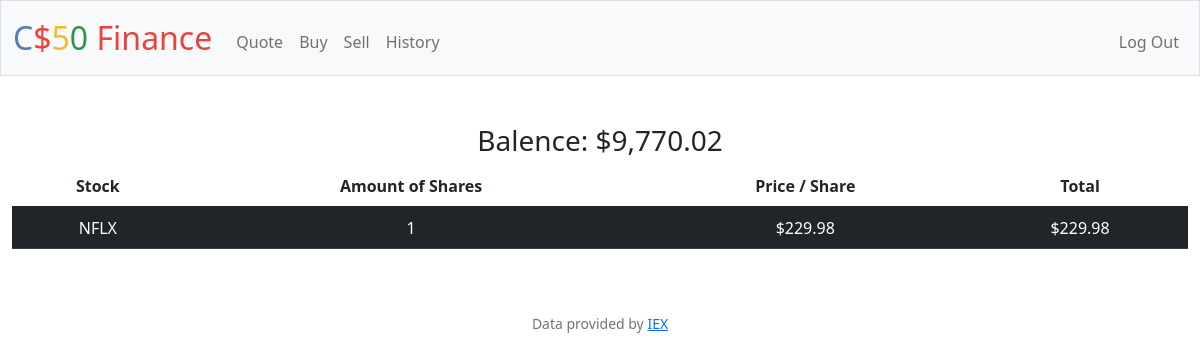
Page / (signed in) on the earlier database version.
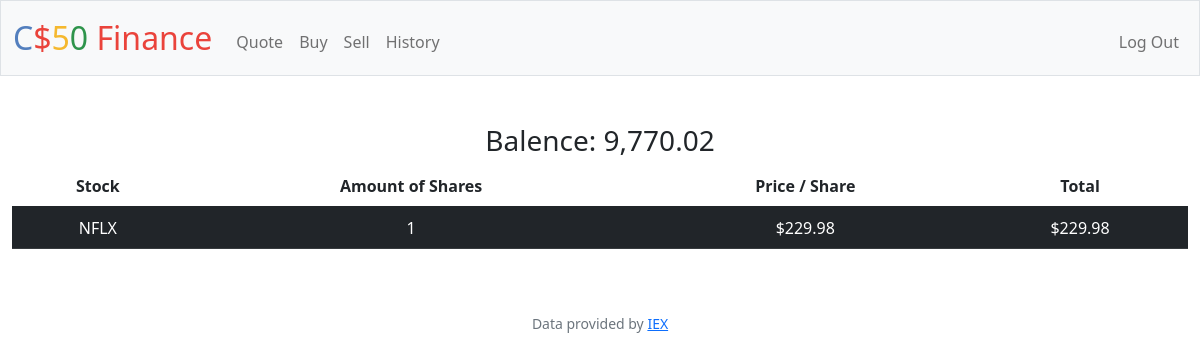
Same page on the later database version.
### tables this page shows
CREATE TABLE 'users' (id INTEGER PRIMARY KEY AUTOINCREMENT NOT NULL, username TEXT NOT NULL, hash TEXT NOT NULL,'cash' NUMERIC NOT NULL DEFAULT 10000.00);

CREATE TABLE 'Purchases' ('symbol' TEXT, 'shares' INTEGER, 'price' REAL, 'date' DATETIME, 'id'  INTEGER PRIMARY KEY  , 'user_id' INTEGER, 'type' TEXT);

### app.py (the view)
@app.route("/")
@login_required
def index():
    user_id = session["user_id"]
    purchases_db = db.execute("SELECT symbol, SUM(SHARES) AS shares, price FROM purchases WHERE user_id = ? AND shares >= 1 AND type = 'BUY' GROUP BY symbol", user_id)
    total = db.execute("SELECT SUM(price) AS total FROM purchases WHERE user_id = ?", user_id)
    total = total[0]['total']
    cash_db = db.execute("SELECT cash FROM users WHERE id = ?", user_id)
    cash = cash_db[0]["cash"]
    return render_template("index.html", database=purchases_db, cash=cash, total=total)

### app.py (called while the page is built)
@app.after_request
def after_request(response):
    response.headers["Cache-Control"] = "no-cache, no-store, must-revalidate"
    response.headers["Expires"] = 0
    response.headers["Pragma"] = "no-cache"
    return response

### helpers.py (called while the page is built)
def login_required(f):
    @wraps(f)
    def decorated_function(*args, **kwargs):
        if session.get("user_id") is None:
            return redirect("/login")
        return f(*args, **kwargs)
    return decorated_function

### templates/index.html (shortened to what this page needs)
{% extends "layout.html" %}
{% block main %}
<h3>Balence: {{ cash }} </h3>
<div class="section" >
 <table class="table table-striped-columns">
    <thead>
        <tr>
            <th scope="col">Stock</th>
            <th cope="col">Amount of Shares</th>
            <th scope="col">Price / Share</th>
            <th scope="col">Total</th>
        </tr>
    </thead>
    <tbody>
        {% for row in database %}
        <tr class="table-dark">
            <td class="table-dark"> {{ row["symbol"] }} </td>
            <td class="table-dark"> {{ row["shares"] }} </td>
            <td class="table-dark"> {{ row["price"] }} </td>
            <td class="table-dark"> {{ row["shares"] * row["price"] }} </td>
          </tr>
        {% endfor %}
    </tbody>
    </table>
 </div>
{% endblock %}

### templates/layout.html (shortened to what this page needs)
<!DOCTYPE html>
<html lang="en">
    <head>
        <link href="https://cdn.jsdelivr.net/npm/bootstrap@5.1.3/dist/css/bootstrap.min.css" rel="stylesheet">
        <link href="/static/styles.css" rel="stylesheet">
    </head>
    <body>
        <nav class="bg-light border navbar navbar-expand-md navbar-light">
            <div class="container-fluid">
                <a class="navbar-brand" href="/"><span class="blue">C</span><span class="red">$</span><span class="yellow">5</span><span class="green">0</span> <span class="red">Finance</span></a>
                <div class="collapse navbar-collapse" id="navbar">
                    {% if session["user_id"] %}
                        <ul class="navbar-nav me-auto mt-2">
                            <li class="nav-item"><a class="nav-link" href="/quote">Quote</a></li>
                            <li class="nav-item"><a class="nav-link" href="/buy">Buy</a></li>
                            <li class="nav-item"><a class="nav-link" href="/sell">Sell</a></li>
                            <li class="nav-item"><a class="nav-link" href="/history">History</a></li>
                        </ul>
                        <ul class="navbar-nav ms-auto mt-2">
                            <li class="nav-item"><a class="nav-link" href="/logout">Log Out</a></li>
                        </ul>
                    {% else %}
                        <ul class="navbar-nav ms-auto mt-2">
                            <li class="nav-item"><a class="nav-link" href="/register">Register</a></li>
                            <li class="nav-item"><a class="nav-link" href="/login">Log In</a></li>
                        </ul>
                    {% endif %}
                </div>
            </div>
        </nav>
        <main class="container-fluid py-5 text-center">
            {% block main %}{% endblock %}
        </main>
        <footer class="mb-5 small text-center text-muted">
            Data provided by <a href="https://iexcloud.io/">IEX</a>
        </footer>
    </body>
</html>

### static/styles.css (style rules this page uses)
nav .navbar-brand { font-size: xx-large; }
nav .navbar-brand .blue { color: #537fbe; }
nav .navbar-brand .red { color: #ea433b; }
nav .navbar-brand .yellow { color: #f5b82e; }
nav .navbar-brand .green { color: #2e944b; }

Differences in the rows shown:
changed users: cash "$9,770.02" → "9,770.02"
